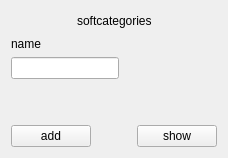
      <widget class="QWidget" name="page_5">
       <layout class="QVBoxLayout" name="verticalLayout_10">
        <item>
         <layout class="QHBoxLayout" name="horizontalLayout_12">
          <item>
           <spacer name="horizontalSpacer_14">
            <property name="orientation">
             <enum>Qt::Horizontal</enum>
            </property>
            <property name="sizeHint" stdset="0">
             <size>
              <width>40</width>
              <height>20</height>
             </size>
            </property>
           </spacer>
          </item>
          <item>
           <widget class="QLabel" name="label_8">
            <property name="text">
             <string>softcategories</string>
            </property>
           </widget>
          </item>
          <item>
           <spacer name="horizontalSpacer_15">
            <property name="orientation">
             <enum>Qt::Horizontal</enum>
            </property>
            <property name="sizeHint" stdset="0">
             <size>
              <width>40</width>
              <height>20</height>
             </size>
            </property>
           </spacer>
          </item>
         </layout>
        </item>
        <item>
         <layout class="QHBoxLayout" name="horizontalLayout_11">
          <item>
           <layout class="QVBoxLayout" name="verticalLayout_9">
            <item>
             <widget class="QLabel" name="label_7">
              <property name="text">
               <string>name</string>
              </property>
             </widget>
            </item>
            <item>
             <widget class="QLineEdit" name="lineEdit_4"/>
            </item>
            <item>
             <spacer name="verticalSpacer_5">
              <property name="orientation">
               <enum>Qt::Vertical</enum>
              </property>
              <property name="sizeHint" stdset="0">
               <size>
                <width>20</width>
                <height>40</height>
               </size>
              </property>
             </spacer>
            </item>
           </layout>
          </item>
          <item>
           <spacer name="horizontalSpacer_13">
            <property name="orientation">
             <enum>Qt::Horizontal</enum>
            </property>
            <property name="sizeHint" stdset="0">
             <size>
              <width>40</width>
              <height>20</height>
             </size>
            </property>
           </spacer>
          </item>
         </layout>
        </item>
        <item>
         <layout class="QHBoxLayout" name="horizontalLayout_13">
          <item>
           <widget class="QPushButton" name="pushButton_8">
            <property name="text">
             <string>add</string>
            </property>
           </widget>
          </item>
          <item>
           <spacer name="horizontalSpacer_16">
            <property name="orientation">
             <enum>Qt::Horizontal</enum>
            </property>
            <property name="sizeHint" stdset="0">
             <size>
              <width>40</width>
              <height>20</height>
             </size>
            </property>
           </spacer>
          </item>
          <item>
           <widget class="QPushButton" name="pushButton_15">
            <property name="text">
             <string>show</string>
            </property>
           </widget>
          </item>
         </layout>
        </item>
       </layout>
      </widget>
